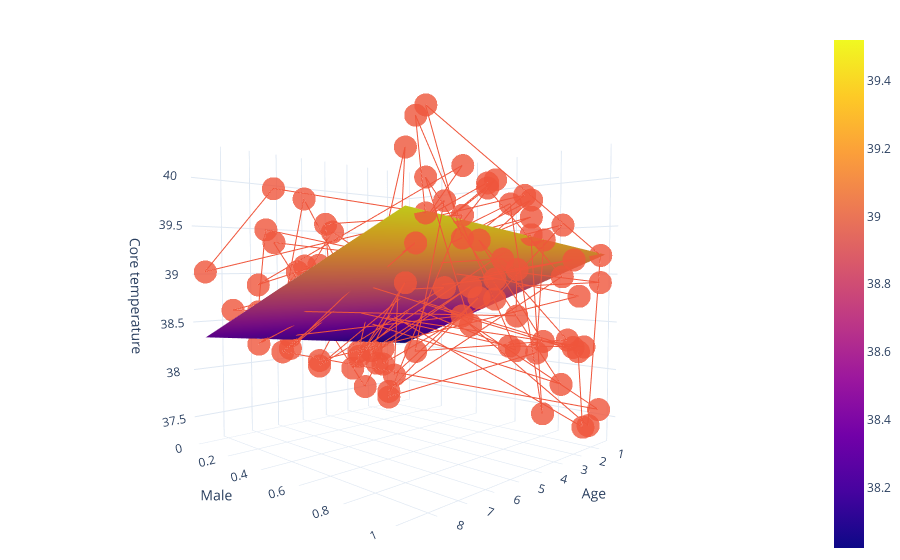

The code cell stored with this chart in its notebook:
### Markdown cell above
By using both features at the same time, we got a better result than any of the one-feature (univariate) models.

How can we view this though? Well, a simple linear regression is drawn in 2d. If we are working with an extra variable, we add one dimension and work in 3D.

### Code cell
import numpy as np
# Show a graph of the result
# this needs to be 3D, because we now have three variables in play: two features and one label
fig0 = graphing.scatter_3D(dataset, label_x="age", 
                                label_y="male",
                                label_z="core_temperature")

def predict(age, male):
    # to make a prediction with statsmodels, we need to provide a dataframe
    # so create a dataframe with just the age and male variables
    df = pandas.DataFrame(dict(age=[age], male=[male]))
    return model.predict(df)

fig=graphing.surface(
    x_values=np.array([min(dataset.age), max(dataset.age)]),
    y_values=np.array([0, 1]),
    calc_z=predict,
    axis_title_x="Age",
    axis_title_y="Male",
    axis_title_z="Core temperature"
)

fig.add_scatter3d(x=dataset.age, y=dataset.male, z=dataset.core_temperature)

fig.show()

### Figure 1 — Plotly figure (JSON) as saved in the notebook; plotly's stock layout.template omitted (floating-point values rounded to 4 significant figures)
{"data": [{"type": "surface", "x": [0.3, 8.7], "y": [0, 1], "z": [[38.02, 38.34], [39.2, 39.52]]}, {"type": "scatter3d", "x": [6.9, 5.4, 5.4, 4.8, 4.8, 7.8, 2.7, 5.7, 1.5, 1.8, 4.2, 4.5, 1.5, 5.1, 4.8, 5.1, 3.6, 4.2, 2.7, 8.7, 0.9, 6.3, 1.2, 2.7, 6, 6, 0.6, 3.9, 6, 5.7, 6.9, 5.1, 2.1, 3.6, 6.3, 2.4, 8.4, 7.5, 5.7, 5.7, 2.7, 4.2, 6.9, 3, 1.8, 2.4, 6.3, 0.6, 1.8, 4.8, 8.4, 8.1, 6.3, 8.7, 4.5, 4.5, 7.5, 1.2, 5.7, 0.6, 6.9, 8.1, 0.6, 1.2, 6.6, 8.1, 2.7, 3.9, 4.2, 6.9, 1.2, 3.9, 3.6, 0.3, 3, 8.7, 2.1, 6.6, 1.5, 5.1, 6, 2.1, 6, 4.2, 1.5, 1.8, 1.8, 6.9, 6.9, 4.5, 1.8, 8.4, 3, 4.5, 1.8, 6.6, 6.9, 6], "y": [0, 0, 1, 1, 1, 0, 1, 1, 0, 0, 1, 0, 1, 1, 0, 1, 1, 1, 0, 1, 0, 1, 0, 1, 1, 0, 1, 0, 0, 0, 1, 0, 1, 1, 1, 1, 1, 1, 0, 1, 0, 1, 0, 0, 0, 0, 0, 1, 0, 1, 1, 1, 0, 0, 1, 0, 1, 0, 1, 0, 1, 1, 1, 1, 1, 1, 1, 0, 0, 1, 0, 1, 1, 0, 0, 1, 0, 1, 0, 0, 0, 1, 0, 0, 1, 1, 0, 1, 0, 0, 0, 1, 0, 0, 1, 0, 0, 1], "z": [38.42, 39.02, 39.15, 39.06, 38.66, 38.61, 39.47, 38.82, 37.78, 39.18, 39.52, 38.58, 38.28, 38.4, 38.65, 39.62, 37.73, 39.37, 37.99, 39.93, 37.61, 38.83, 37.4, 38.99, 39.72, 38.1, 37.6, 39.5, 38.5, 38.27, 38.7, 39.08, 38.29, 38.4, 39.3, 38.38, 38.47, 39.59, 38.13, 39.8, 37.93, 39.67, 38.21, 38.93, 37.8, 37.52, 39.35, 38.92, 38.73, 38.35, 40.17, 39.48, 39.96, 39.03, 39.71, 37.87, 38.93, 38.76, 38.98, 39.07, 39.31, 40.26, 39.2, 37.47, 38.62, 39.74, 37.96, 38.52, 39.59, 39.49, 37.32, 38.3, 39.33, 38.18, 37.79, 38.97, 37.98, 38.93, 37.99, 39.87, 38.51, 39.15, 38.61, 38.95, 37.47, 38.24, 38.77, 39.87, 38.87, 39.09, 39.0, 39.26, 38.68, 37.94, 38.79, 39.49, 38.58, 39.77]}], "layout": {"scene": {"xaxis": {"title": {"text": "Age"}}, "yaxis": {"title": {"text": "Male"}}, "zaxis": {"title": {"text": "Core temperature"}}}, "title": {}}}
